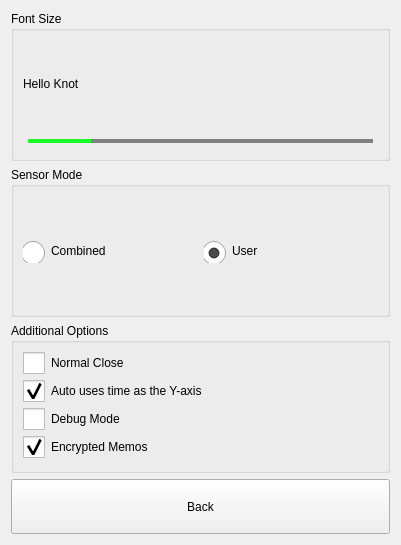
<?xml version="1.0" encoding="UTF-8"?>
<ui version="4.0">
 <class>dlgPreferences</class>
 <widget class="QDialog" name="dlgPreferences">
  <property name="geometry">
   <rect>
    <x>0</x>
    <y>0</y>
    <width>401</width>
    <height>545</height>
   </rect>
  </property>
  <property name="windowTitle">
   <string>Dialog</string>
  </property>
  <layout class="QGridLayout" name="gridLayout_4">
   <item row="0" column="0">
    <widget class="QGroupBox" name="gboxFont">
     <property name="title">
      <string>Font Size</string>
     </property>
     <layout class="QGridLayout" name="gridLayout">
      <item row="0" column="0">
       <widget class="QLabel" name="lblFontDemo">
        <property name="text">
         <string>Hello Knot</string>
        </property>
       </widget>
      </item>
      <item row="1" column="0">
       <widget class="QSlider" name="sliderFontSize">
        <property name="styleSheet">
         <string notr="true">QSlider::groove:horizontal 
{ 
	border: 1px solid #999999; 
	height: 2px; 
	margin: 0px 0;
	left: 5px; 
	right: 5px; 
}  

QSlider::handle:horizontal
{
	border: 0px ;
	border-image: url(:/src/qslider_btn.png);			
	width: 20px; 
	margin: -15px -8px -15px -8px; 
}

QSlider::add-page:horizontal
{
	background-color: gray;
}

QSlider::sub-page:horizontal
{
	background-color: #1AFA29;
}
</string>
        </property>
        <property name="minimum">
         <number>13</number>
        </property>
        <property name="maximum">
         <number>30</number>
        </property>
        <property name="pageStep">
         <number>1</number>
        </property>
        <property name="value">
         <number>16</number>
        </property>
        <property name="tracking">
         <bool>false</bool>
        </property>
        <property name="orientation">
         <enum>Qt::Horizontal</enum>
        </property>
       </widget>
      </item>
     </layout>
    </widget>
   </item>
   <item row="1" column="0">
    <widget class="QGroupBox" name="gBoxSensor">
     <property name="title">
      <string>Sensor Mode</string>
     </property>
     <layout class="QHBoxLayout" name="horizontalLayout">
      <item>
       <widget class="QRadioButton" name="rbSM1">
        <property name="styleSheet">
         <string notr="true">QRadioButton::indicator {
    width: 25px;
    height: 25px;
    /*image: url(:/src/sel.png);*/
    
    position: relative;
    left: 0px;
    right: 3px;
    top: 2px;
    bottom:4px;
}

QRadioButton::indicator:unchecked {
    image: url(:/src/nosel.png);
}

QRadioButton::indicator:checked {
    image: url(:/src/sel.png);
}


</string>
        </property>
        <property name="text">
         <string>Combined</string>
        </property>
        <property name="checked">
         <bool>false</bool>
        </property>
       </widget>
      </item>
      <item>
       <widget class="QRadioButton" name="rbSM2">
        <property name="styleSheet">
         <string notr="true">QRadioButton::indicator {
    width: 25px;
    height: 25px;
    /*image: url(:/src/sel.png);*/
    
    position: relative;
    left: 0px;
    right: 3px;
    top: 2px;
    bottom:4px;
}

QRadioButton::indicator:unchecked {
    image: url(:/src/nosel.png);
}

QRadioButton::indicator:checked {
    image: url(:/src/sel.png);
}


</string>
        </property>
        <property name="text">
         <string>User</string>
        </property>
        <property name="checked">
         <bool>true</bool>
        </property>
       </widget>
      </item>
     </layout>
    </widget>
   </item>
   <item row="2" column="0">
    <widget class="QGroupBox" name="groupBox">
     <property name="title">
      <string>Additional Options</string>
     </property>
     <layout class="QGridLayout" name="gridLayout_2">
      <item row="0" column="0">
       <widget class="QCheckBox" name="chkClose">
        <property name="styleSheet">
         <string notr="true">QCheckBox::indicator {
    /* 选择框尺寸 */
    width:22px;
    height:22px;
}</string>
        </property>
        <property name="text">
         <string>Normal Close</string>
        </property>
       </widget>
      </item>
      <item row="1" column="0">
       <widget class="QCheckBox" name="chkAutoTime">
        <property name="styleSheet">
         <string notr="true">QCheckBox::indicator {
    /* 选择框尺寸 */
    width:22px;
    height:22px;
}</string>
        </property>
        <property name="text">
         <string>Auto uses time as the Y-axis</string>
        </property>
        <property name="checked">
         <bool>true</bool>
        </property>
       </widget>
      </item>
      <item row="2" column="0">
       <widget class="QCheckBox" name="chkDebug">
        <property name="styleSheet">
         <string notr="true">QCheckBox::indicator {
    /* 选择框尺寸 */
    width:22px;
    height:22px;
}</string>
        </property>
        <property name="text">
         <string>Debug Mode</string>
        </property>
       </widget>
      </item>
      <item row="3" column="0">
       <widget class="QCheckBox" name="chkEM">
        <property name="styleSheet">
         <string notr="true">QCheckBox::indicator {
    /* 选择框尺寸 */
    width:22px;
    height:22px;
}</string>
        </property>
        <property name="text">
         <string>Encrypted Memos</string>
        </property>
        <property name="checked">
         <bool>true</bool>
        </property>
       </widget>
      </item>
     </layout>
    </widget>
   </item>
   <item row="3" column="0">
    <widget class="QToolButton" name="btnBack">
     <property name="sizePolicy">
      <sizepolicy hsizetype="Preferred" vsizetype="Fixed">
       <horstretch>0</horstretch>
       <verstretch>0</verstretch>
      </sizepolicy>
     </property>
     <property name="minimumSize">
      <size>
       <width>0</width>
       <height>55</height>
      </size>
     </property>
     <property name="text">
      <string>Back</string>
     </property>
    </widget>
   </item>
  </layout>
 </widget>
 <resources/>
 <connections/>
</ui>
